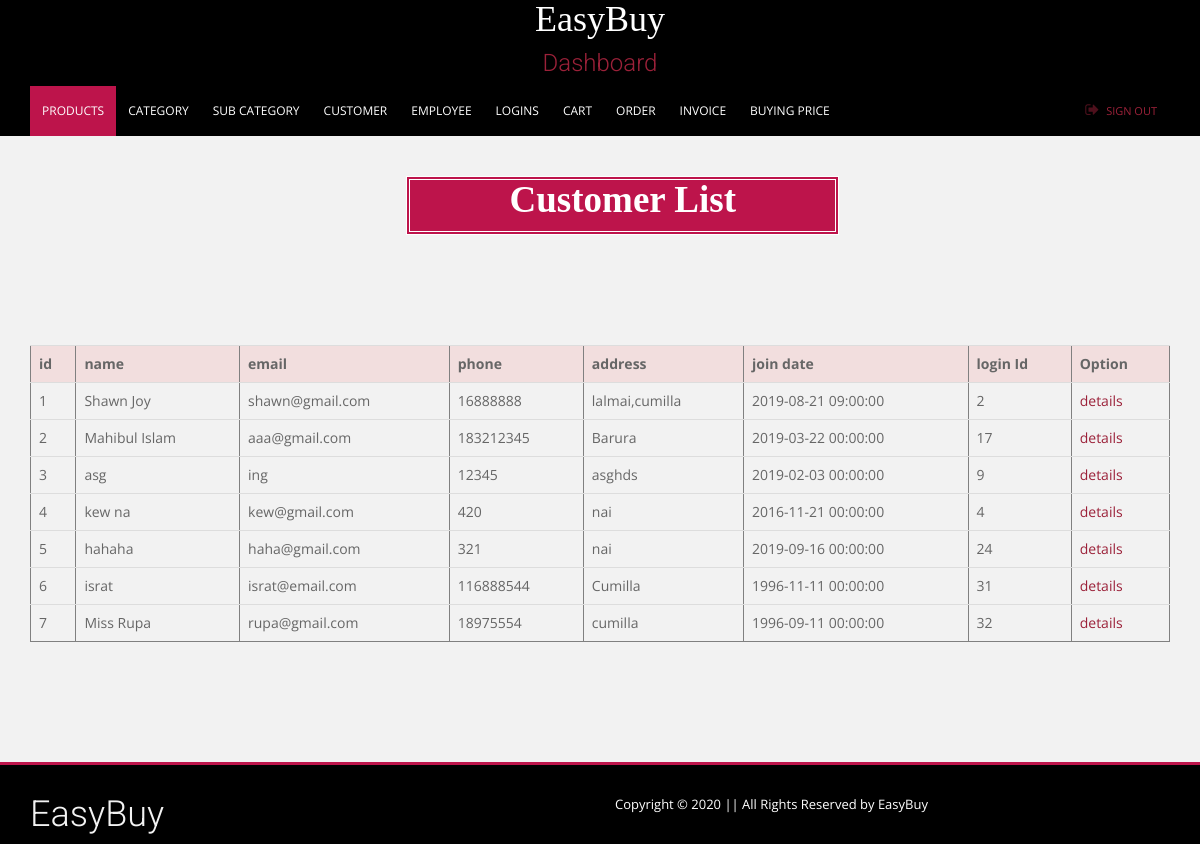
The app's page /views/customer/index.php (signed in) with its own data.
### tables this page shows
CREATE TABLE `customer` (
  `Id` int(11) NOT NULL,
  `Name` varchar(20) NOT NULL,
  `Email` varchar(30) NOT NULL,
  `Phone` int(11) NOT NULL,
  `Address` varchar(50) NOT NULL,
  `ZipCode` int(11) NOT NULL,
  `Join_Date` datetime NOT NULL,
  `Login_Id` int(11) NOT NULL
);

### app/model/model.php (called while the page is built, shortened)
<?php
    function readQuery($sql)
    {
        $conn = new mysqli(servername , username, password, databaseName);
        $arr = [];
        $result = $conn->query($sql);
        if ($result == TRUE) {
            while($row = $result->fetch_assoc()) {
                $arr[] = $row;
            }
        }
        else
        {
            echo "Error: " . $conn->error;
        }
        $json_data = json_encode($arr);
        return $json_data;
    }
?>

### app/controller/customerController.php (called while the page is built, shortened)
<?php
    function index()
    {
        $sql = "select * from customer";
        $jsonData = readQuery($sql);
        $cust = json_decode($jsonData);
        return $cust;
    }
?>

### views/customer/index.php (the view, shortened to what this page needs)
<?php
    include_once CON_FRONT.'customerController.php';
    $cust = index();
?>
<!DOCTYPE html>
<html lang="en">
<head>
</head>
<body>
    <?php include "../layout/adminHeader.php";?>
    <div class="container">
        <div class="row">
            <div class="col-md-12">
            <br><br>
                <div class="section-title text-center">
                    <h2 style="font-weight: 700;">Customer List</h2>
                </div>
                <br>
                <br>
                <br>
                <br>
                <br>
                <table class="table table-hover" border="1px" align="center">
                    <tr class="danger">
                        <th>id</th>
                        <th>name</th>
                        <th>email</th>
                        <th>phone</th>
                        <th>address</th>
                        <th>join date</th>
                        <th>login Id</th>
                        <th>Option</th>
                    </tr>
                    <?php foreach($cust as $c)
                    { ?>
                    <tr clss="success">
                        <td><?php echo $c->Id ?></td>
                        <td><?php echo $c->Name ?></td>
                        <td><?php echo $c->Email ?></td>
                        <td><?php echo $c->Phone ?></td>
                        <td><?php echo $c->Address ?></td>
                        <td><?php echo $c->Join_Date ?></td>
                        <td><?php echo $c->Login_Id ?></td>
                        <td><a href="details.php?id=<?php echo $c->Id ?>">details</a></td>
                    </tr>
                    <?php } ?>
                </table>
                <br>
                <br>
                <br>
                <br>
                <br>
            </div>
        </div>
    </div>
    <?php include "../layout/adminFooter.php";?>
</body>
</html>

### records on screen
customer: Id "1", Name "Shawn Joy", Email "shawn@gmail.com", Phone "16888888", Address "lalmai,cumilla", Join_Date "2019-08-21 09:00:00", Login_Id "2"
customer: Id "2", Name "Mahibul Islam", Email "aaa@gmail.com", Phone "183212345", Address "Barura", Join_Date "2019-03-22 00:00:00", Login_Id "17"
customer: Id "3", Name "asg", Email "ing", Phone "12345", Address "asghds", Join_Date "2019-02-03 00:00:00", Login_Id "9"
customer: Id "4", Name "kew na", Email "kew@gmail.com", Phone "420", Address "nai", Join_Date "2016-11-21 00:00:00", Login_Id "4"
customer: Id "5", Name "hahaha", Email "haha@gmail.com", Phone "321", Address "nai", Join_Date "2019-09-16 00:00:00", Login_Id "24"
customer: Id "6", Name "israt", Email "israt@email.com", Phone "116888544", Address "Cumilla", Join_Date "1996-11-11 00:00:00", Login_Id "31"
customer: Id "7", Name "Miss Rupa", Email "rupa@gmail.com", Phone "18975554", Address "cumilla", Join_Date "1996-09-11 00:00:00", Login_Id "32"
